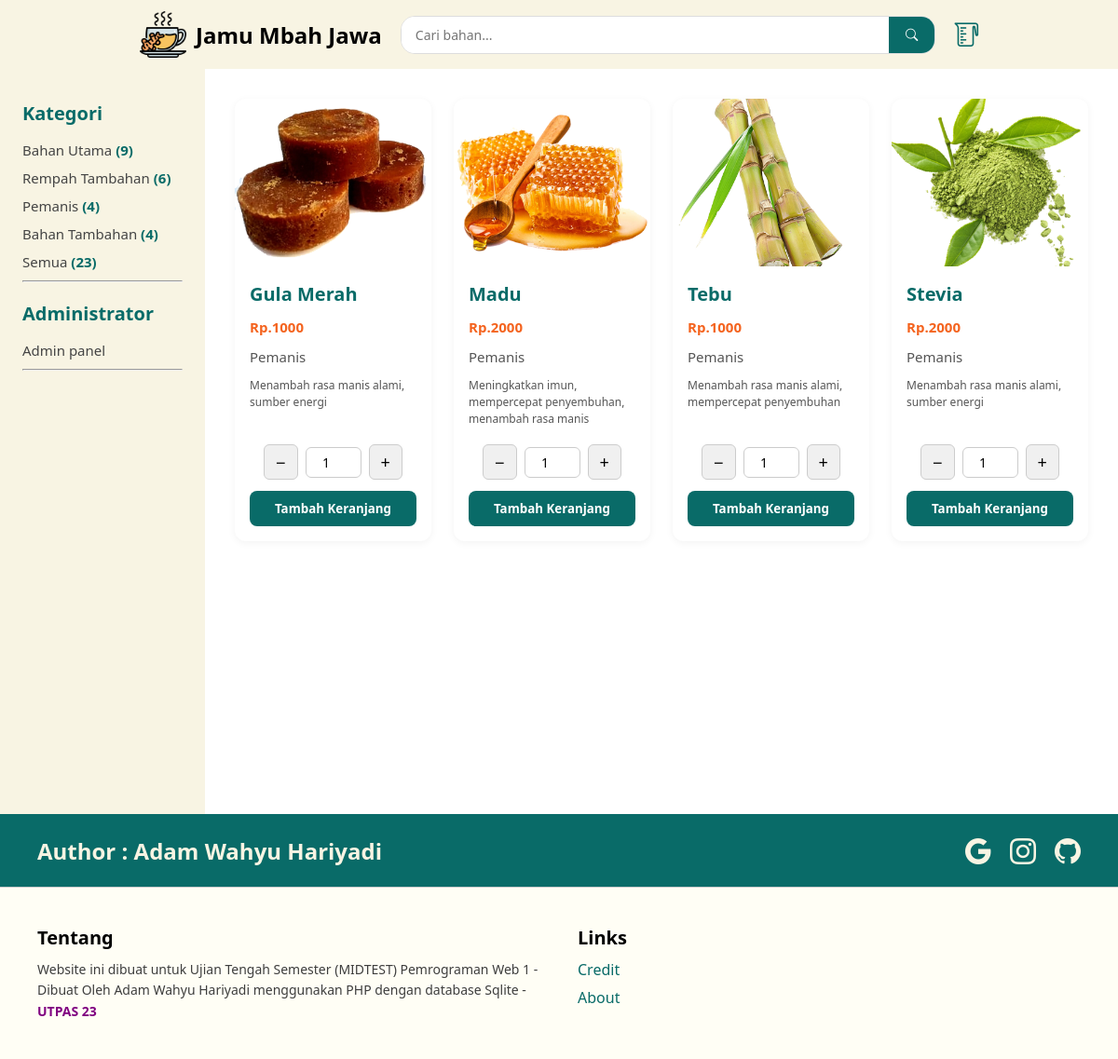
/?search=pemanis, run on the app's committed database.
### tables this page shows
CREATE TABLE bahan (
  id INTEGER PRIMARY KEY,
  nama TEXT NOT NULL,
  deskripsi TEXT NOT NULL,
  harga INTEGER NOT NULL,
  jenis TEXT NOT NULL,
  foto VARCHAR(255)
);

### backend/worker.php (called while the page is built, shortened)
<?php
class TableBahan{
    function fetchAllBahan(){
        global $kon;
        $stmt = $kon->query("SELECT * FROM bahan ORDER BY id ASC");
        return $stmt->fetchAll(PDO::FETCH_ASSOC);
    }
    function countEachDataCategory($cat){
        global $kon;
        $cat = "%$cat%";
        $stmt = $kon->prepare("SELECT * FROM bahan WHERE  jenis LIKE :cat");
        $stmt->bindParam(":cat", $cat);
        $stmt->execute();
        return count($stmt->fetchAll(PDO::FETCH_ASSOC));
    }
    function search($search){
        global $kon;
        $stmt = $kon->prepare('SELECT * FROM bahan WHERE nama LIKE :search OR jenis LIKE :search ORDER BY id ASC');
        $search = "%$search%";
        $stmt->bindParam(':search', $search);
        $stmt->execute();
        return $stmt->fetchAll(PDO::FETCH_ASSOC);
    }
}
$bahan = new TableBahan();

### backend/call.php (called while the page is built, shortened)
<?php
$totalBahanUtama = $bahan->countEachDataCategory('bahan utama');
$totalRempahTambahan = $bahan->countEachDataCategory('rempah tambahan');
$totalPemanis = $bahan->countEachDataCategory('pemanis');
$totalBahanTambahan = $bahan->countEachDataCategory('bahan tambahan');
$totalBahan = count($bahan->fetchAllBahan());

### backend/koneksi.php (called while the page is built, shortened)
<?php
try{
    $kon = new \PDO('sqlite:'.__DIR__.'/../database/database.db');
}catch(\PDOException $e){
    echo $e->getMessage();
}
include "worker.php";
include "call.php";

### index.php (the view, shortened to what this page needs)
<?php
include("backend/koneksi.php");
$search = $_GET['search'] ?? '';
if ($search !== ''){
    $listBahan = $bahan->search($search);
}else{
    $listBahan = $bahan->fetchAllBahan();
}
?>
<!DOCTYPE html>
<html lang="id">
<head>
    <link rel="stylesheet" href="https://cdn.jsdelivr.net/npm/bootstrap-icons@1.13.1/font/bootstrap-icons.min.css">
    <link rel="stylesheet" href="asset/css/navbar.css">
    <link rel="stylesheet" href="asset/css/index.css">
    <link rel="stylesheet" href="asset/css/footer.css">
    <link rel="stylesheet" href="asset/css/global.css">
    <link rel="stylesheet" href="asset/css/card.css">
</head>
<body>
    <header>
        <?php include("pages/components/navbar.php"); ?>
    </header>
    <main>
        <div class="sidebar">
            <div class="side-content">
                <div class="category">
                    <h2>Kategori</h2>
                    <a href="?search=bahan+utama">Bahan Utama <span class="highlight-indicator">(<?= $totalBahanUtama; ?>)</span></a>
                    <a href="?search=rempah+tambahan">Rempah Tambahan <span class="highlight-indicator">(<?= $totalRempahTambahan; ?>)</span></a>
                    <a href="?search=pemanis">Pemanis <span class="highlight-indicator">(<?= $totalPemanis; ?>)</span></a>
                    <a href="?search=bahan+tambahan">Bahan Tambahan <span class="highlight-indicator">(<?= $totalBahanTambahan; ?>)</span></a>
                    <a href="?search=">Semua <span class="highlight-indicator">(<?= $totalBahan ?>)</span></a>
                    <hr>
                </div>
                <div class="admin">
                    <h2>Administrator</h2>
                    <a href="pages/admin/">Admin panel</a>
                    <hr>
                </div>
            </div>
        </div>
    <?php if (!empty($listBahan)): ?>
        <div class="content">
            <div class="card-grid">
                <?php foreach ($listBahan as $b): ?>
                <div class="card">
                    <img src="<?= $b['foto'] ?>" alt="<?= $b['nama'] ?>" class="card-img">
                    <div class="card-body">
                        <h3 class="card-title"><?= $b['nama'] ?></h3>
                        <h3 class="card-price">Rp.<?= $b['harga'] ?></h3>
                        <p class="card-category"><?= $b['jenis'] ?></p>
                        <p class="card-description"><?= $b['deskripsi'] ?></p>
                        <form action="" method="post" class="keranjang-form">
                            <div class="porsi-control">
                                <button type="button" class="kurang">−</button>
                                <input type="number" name="porsi" class="porsi-input" value="1" min="1" readonly>
                                <button type="button" class="tambah">+</button>
                            </div>
                            <button type="submit" class="card-button">Tambah Keranjang</button>
                        </form>
                    </div>
                </div>
                <?php endforeach; ?>
            </div>
            <?php else: ?>
                <p class="not-found">Tidak ada bahan... :( </p>
        </div>
            <?php endif; ?>
    </main>
    <footer>
        <?php include("pages/components/footer.php"); ?>
    </footer>
</body>
</html>

### asset/css/navbar.css (style rules this page uses)
a { text-decoration: none; }

### asset/css/index.css (style rules this page uses)
* { padding: 0; margin: 0; box-sizing: border-box; }
.highlight-indicator { color: var(--secondary-color); font-weight: 900; }
header { position: sticky; z-index: 99; top: 0; }
main { display: flex; min-height: 100vh; width: 100%; }
.sidebar { width: 220px; background-color: var(--primary-color); padding: 24px; position: sticky; top: 60px; height: 100vh; overflow-y: auto; }
.sidebar .category { margin-top: 10px; }
.sidebar h2 { font-size: 20px; color: var(--secondary-color); margin-bottom: 16px; }
.sidebar a { display: block; text-decoration: none; color: #444; margin-bottom: 10px; font-size: 15px; transition: color 0.3s, transform 0.3s; }
.content { flex: 1; padding: 32px; }
.category { margin-bottom: 20px; }

### asset/css/footer.css (style rules this page uses)
footer { display: flex; flex-direction: column; background-color: #f0ead2; color: #3e3e3e; }

### asset/css/global.css (style rules this page uses)
:root { --primary-color : #f8f4e3; --secondary-color :#096B68; --white: #fff; --gray: #f4f4f4; --border: #e0e0e0; --danger: #e74c3c; }
* { padding: 0; margin: 0; font-family: 'Segoe UI', sans-serif; }

### asset/css/card.css (style rules this page uses)
.card-grid { display: grid; grid-template-columns: repeat(auto-fill, minmax(210px, 1fr)); gap: 24px; }
.card { background-color: white; border-radius: 12px; box-shadow: 0 2px 8px rgba(0,0,0,0.05); overflow: hidden; display: flex; flex-direction: column; transition: transform 0.3s ease, box-shadow 0.3s ease; }
.card-img { width: 100%; height: 180px; object-fit: cover; }
.card-body { padding: 16px; display: flex; flex-direction: column; gap: 12px; }
.card-title { font-size: 20px; font-weight: bold; color: var(--secondary-color); margin: 0; }
.card-price { font-size: 15px; font-weight: bold; color: #F4631E; margin: 0; }
.card-category { color: #555; font-size: 15px; }
.card-description { font-size: 12px; color: #555; line-height: 1.5; height: 60px; }
.card-button { display: inline-block; padding: 10px 16px; background-color: var(--secondary-color); color: white; border: none; border-radius: 8px; font-weight: bold; text-decoration: none; text-align: center; cursor: pointer; transition: background-color 0.3s; }
.keranjang-form { display: flex; flex-direction: column; gap: 12px; }
.porsi-control { display: flex; align-items: center; justify-content: center; gap: 8px; }
.porsi-control button { padding: 6px 12px; font-size: 18px; background-color: #f0f0f0; border: 1px solid #ccc; border-radius: 6px; cursor: pointer; transition: background-color 0.2s; }
.porsi-input { width: 60px; text-align: center; padding: 6px; font-size: 14px; border: 1px solid #ccc; border-radius: 6px; }

### data on the page
bahan: foto (picture), nama "Gula Merah", harga "1000", jenis "Pemanis", deskripsi "Menambah rasa manis alami, sumber energi"
bahan: foto (picture), nama "Madu", harga "2000", jenis "Pemanis", deskripsi "Meningkatkan imun, mempercepat penyembuhan, menambah rasa manis"
bahan: foto (picture), nama "Tebu", harga "1000", jenis "Pemanis", deskripsi "Menambah rasa manis alami, mempercepat penyembuhan"
bahan: foto (picture), nama "Stevia", harga "2000", jenis "Pemanis", deskripsi "Menambah rasa manis alami, sumber energi"

### other printed values
$namaToko "Jamu Mbah Jawa"
$totalBahanUtama "9"
$totalRempahTambahan "6"
$totalPemanis "4"
$totalBahanTambahan "4"
$totalBahan "23"
